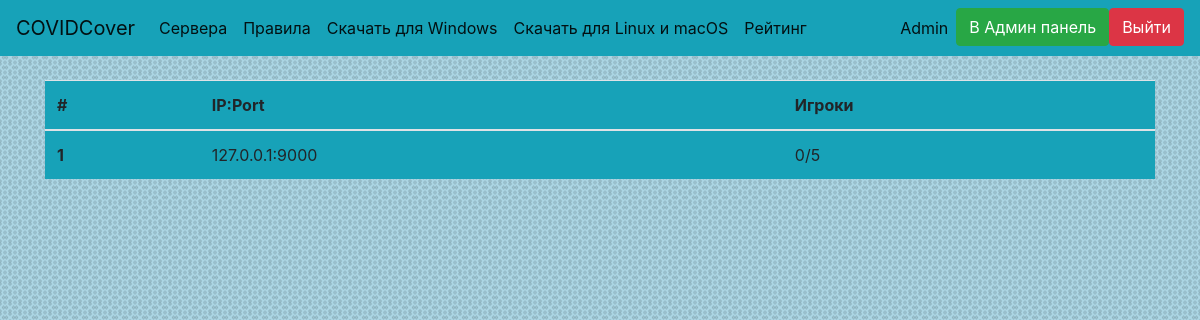
Screenshot of /monitor_servers (signed in) with the database file from the repository.
### website/data/user.py (models this page shows, shortened)
class User(SqlAlchemyBase, UserMixin, SerializerMixin):
    __tablename__ = 'users'
    id = Column(Integer, primary_key=True, autoincrement=True, unique=True)
    email = Column(String, unique=True)
    username = Column(String, unique=True)
    hashed_password = Column(String, unique=False)
    token = Column(String, default=lambda: str(uuid4()), unique=True)
    privilege = Column(Integer, ForeignKey('privileges.id'), default=2, unique=False)
    order = relation('Order', back_populates='user')
    privilege_obj = relation('Privilege')
    score = Column(Integer, default=0, unique=False)
    role = Column(String, unique=False, default='')

### website/data/server.py (models this page shows)
class Server(SqlAlchemyBase, SerializerMixin):
    __tablename__ = 'servers'
    id = Column(Integer, primary_key=True, autoincrement=True, unique=True)
    ip = Column(String, unique=True)
    limit = Column(Integer, unique=False, default=5)
    players = Column(String, default='', unique=False)
    players_n = Column(Integer, default=0, unique=False)
    token = Column(String, default=lambda: str(uuid4()), unique=True)
    orders = Column(String, default='', unique=False)
    roles = Column(String, default=' pol pol use use cou ', unique=False)
    running = Column(Boolean, default=1, unique=False)

### website/main.py (the view)
@app.route('/monitor_servers')
def monitor_servers():
    message = request.args.get('message')
    session = create_session()
    servers = session.query(Server).filter(Server.limit > Server.players_n, Server.running)
    return render_template('monitor_servers.html', title='COVIDCover - Сервера', servers=servers, message=message)

### website/data/db_session.py (called while the page is built)
def create_session():
    global __factory
    return __factory()

### website/main.py (called while the page is built)
@login_manager.user_loader
def load_user(user_id):
    session = create_session()
    return session.query(User).get(user_id)

### website/templates/monitor_servers.html
{% extends 'base.html' %}
{% block body %}
<div>
    <table class="table bg-info">
        <thead>
            <tr>
                <th scope="col">#</th>
                <th scope="col">IP:Port</th>
                <th scope="col">Игроки</th>
            </tr>
        </thead>
    <tbody>
        {% for server in servers %}
        <tr>
            <th scope="row">{{ loop.index }}</th>
            <td>{{ server.ip }}</td>
            <td>{{ server.players_n }}/{{ server.limit }}</td>
        </tr>
        {% endfor %}
    </tbody>
    </table>
</div>
{% endblock %}

### website/templates/base.html (shortened to what this page needs)
<!DOCTYPE html>
<html lang="ru">
<head>
    <link rel="stylesheet" href="https://stackpath.bootstrapcdn.com/bootstrap/4.4.1/css/bootstrap.min.css">
    <link rel="stylesheet" href="/static/css/styles.css">
</head>
<body class="bg">
    <header>
<nav class="navbar navbar-expand-lg navbar-light bg-info">
  <a class="navbar-brand" href="/">COVIDCover</a>
  <div class="collapse navbar-collapse" id="navbarSupportedContent">
    <ul class="navbar-nav mr-auto">
            {% if current_user.is_authenticated %}
      <li class="nav-item active">
        <a class="nav-link" href="/monitor_servers">Сервера</a>
      </li>
        {% endif %}
<li class="nav-item active">
        <a class="nav-link" href="/rules" role="button">Правила</a>
      </li>
        <li class="nav-item active">
        <a class="nav-link" href="/static/installer.exe" role="button">Скачать для Windows</a>
      </li>
        <li class="nav-item active">
        <a class="nav-link" href="/static/installer.exe" role="button">Скачать для Linux и macOS</a>
      </li>
            {% if current_user.is_authenticated %}
        <li class="nav-item active">
        <a class="nav-link" href="/get_leaderboard" role="button">Рейтинг</a>
      </li>
        {% endif %}
    </ul>
    <ul class="navbar-nav">
    {% if current_user.is_authenticated %}
      <li class="nav-item active">
          <a class="nav-link disabled" href="/logout">{{ current_user.username }}</a>
      </li>
        {% if current_user.privilege == 1 %}
        <li class="nav-item active">
            <a class="btn btn-success" href="/admin">В Админ панель</a>
        </li>
        {% endif %}
        <li class="nav-item active">
          <a class="btn btn-danger" href="/logout">Выйти</a>
      </li>
          {% else %}
        <li class="nav-item">
            <a class="btn btn-primary " href="/register">Зарегистрироваться</a>
            <a class="btn btn-success" href="/login">Войти</a>
        </li>
    {% endif %}
    </ul>
  </div>
</nav>
    </header>
    <div>
    <main role="main" class="container">
        <br>
        {% block body %}{% endblock %}
    </main>
    </div>
</body>
</html>

### website/static/css/styles.css (style rules this page uses)
.bg { background-image: url("/static/img/fon.png"); background-position: center; background-repeat: repeat; }

### rows the page displays
User: username "Admin"
Server: ip "127.0.0.1:9000", players_n "0", limit "5"
